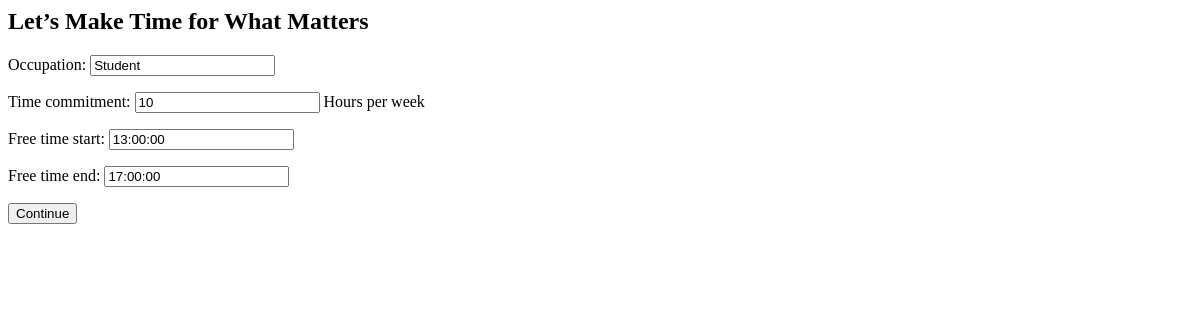
Before: /onboarding/ (signed in) with the older database file.
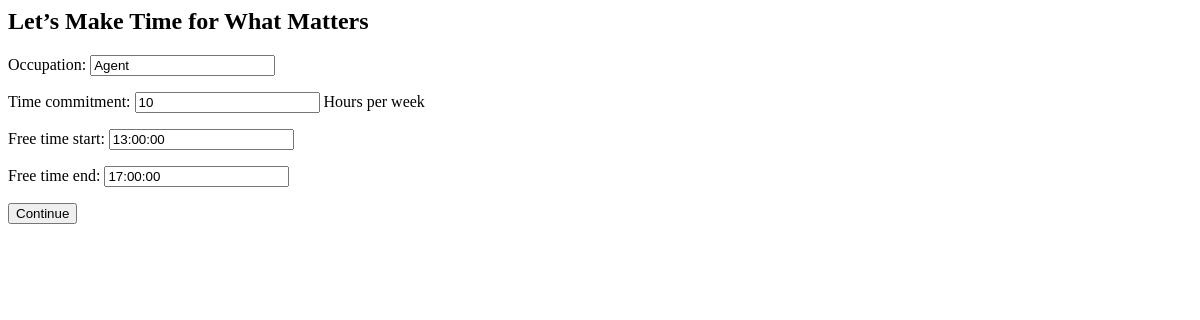
After: the same page with the newer database file.
### core/models.py (models this page shows, shortened)
class Profile(models.Model):
    user = models.OneToOneField(User, on_delete=models.CASCADE)
    occupation = models.CharField(max_length=100, blank=True, default='')
    time_commitment = models.IntegerField(help_text="Hours per week", default=0)
    free_time_start = models.TimeField(default='00:00')
    free_time_end = models.TimeField(default='00:00')

### core/views.py (the view)
# urls.py: path('onboarding/', onboarding_view, name='onboarding'),
@login_required
def onboarding_view(request):
    try:
        profile = request.user.profile
    except Profile.DoesNotExist:
        profile = Profile.objects.create(
            user=request.user,
            occupation='',
            time_commitment=0,
            free_time_start=time(9, 0),  # 9:00 AM
            free_time_end=time(17, 0)    # 5:00 PM
        )
    form = ProfileForm(request.POST or None, instance=profile)
    if request.method == 'POST' and form.is_valid():
        form.save()
        return redirect('make_time_for')
    return render(request, 'core/onboarding.html', {'form': form})

### core/forms.py
class ProfileForm(forms.ModelForm):
    class Meta:
        model = Profile
        fields = ['occupation', 'time_commitment', 'free_time_start', 'free_time_end']

### core/templates/core/onboarding.html (shortened to what this page needs)
<h2>Let’s Make Time for What Matters</h2>
<form method="post">
  {{ form.as_p }}
  <button type="submit">Continue</button>
</form>

Changed rows visible on the page:
changed Profile: occupation "Student" → "Agent"
